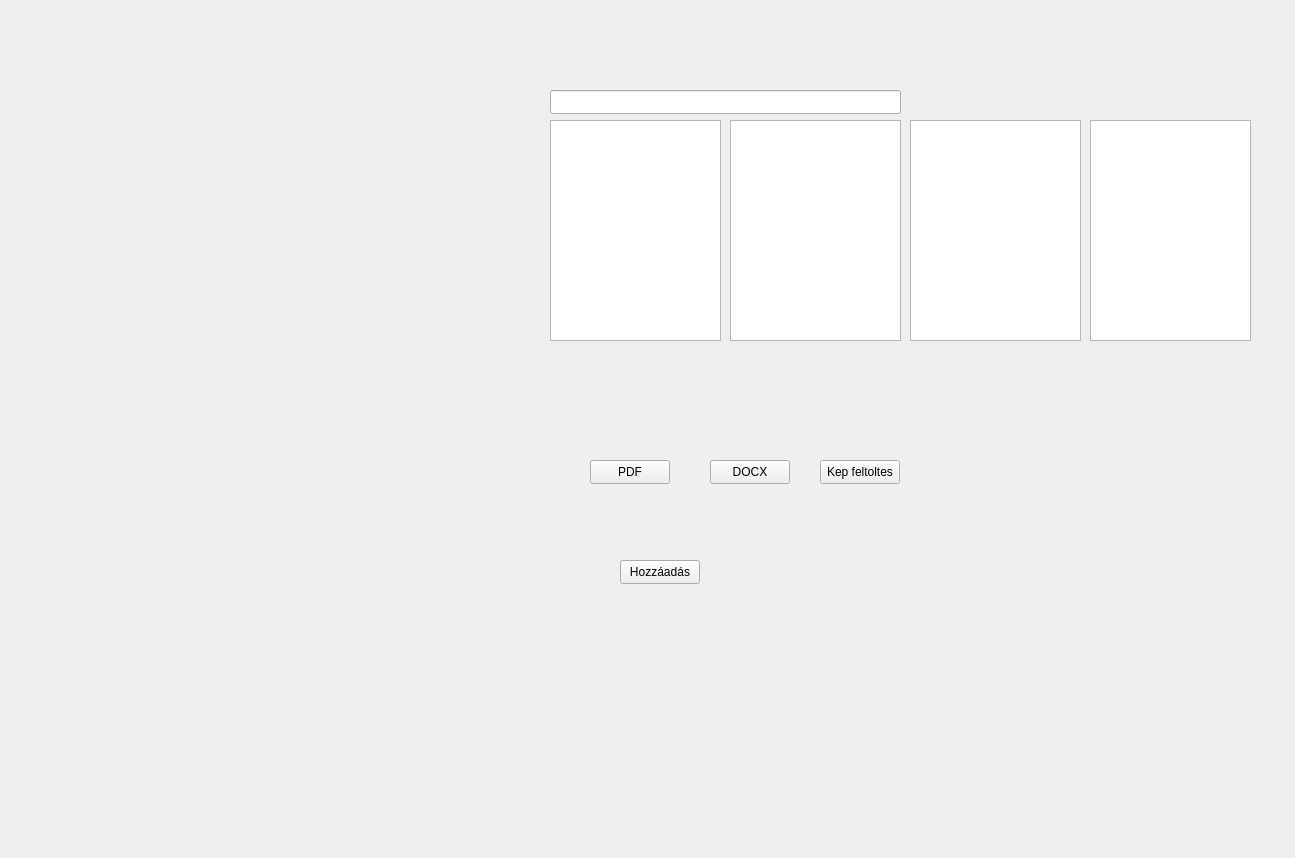
<?xml version="1.0" encoding="UTF-8"?>
<ui version="4.0">
 <class>MainWindow</class>
 <widget class="QMainWindow" name="MainWindow">
  <property name="geometry">
   <rect>
    <x>0</x>
    <y>0</y>
    <width>1295</width>
    <height>858</height>
   </rect>
  </property>
  <property name="windowTitle">
   <string>MainWindow</string>
  </property>
  <widget class="QWidget" name="centralwidget">
   <widget class="QTreeView" name="tree_view_1">
    <property name="geometry">
     <rect>
      <x>550</x>
      <y>120</y>
      <width>171</width>
      <height>221</height>
     </rect>
    </property>
   </widget>
   <widget class="QLineEdit" name="search_box">
    <property name="geometry">
     <rect>
      <x>550</x>
      <y>90</y>
      <width>351</width>
      <height>24</height>
     </rect>
    </property>
   </widget>
   <widget class="QTreeView" name="tree_view_2">
    <property name="geometry">
     <rect>
      <x>730</x>
      <y>120</y>
      <width>171</width>
      <height>221</height>
     </rect>
    </property>
   </widget>
   <widget class="QTreeView" name="tree_view_3">
    <property name="geometry">
     <rect>
      <x>910</x>
      <y>120</y>
      <width>171</width>
      <height>221</height>
     </rect>
    </property>
   </widget>
   <widget class="QTreeView" name="tree_view_4">
    <property name="geometry">
     <rect>
      <x>1090</x>
      <y>120</y>
      <width>161</width>
      <height>221</height>
     </rect>
    </property>
   </widget>
   <widget class="QPushButton" name="pushButton">
    <property name="geometry">
     <rect>
      <x>590</x>
      <y>460</y>
      <width>80</width>
      <height>24</height>
     </rect>
    </property>
    <property name="text">
     <string>PDF</string>
    </property>
   </widget>
   <widget class="QPushButton" name="pushButton_2">
    <property name="geometry">
     <rect>
      <x>710</x>
      <y>460</y>
      <width>80</width>
      <height>24</height>
     </rect>
    </property>
    <property name="text">
     <string>DOCX</string>
    </property>
   </widget>
   <widget class="QPushButton" name="pushButton_3">
    <property name="geometry">
     <rect>
      <x>820</x>
      <y>460</y>
      <width>80</width>
      <height>24</height>
     </rect>
    </property>
    <property name="text">
     <string>Kep feltoltes</string>
    </property>
   </widget>
   <widget class="QPushButton" name="pushButton_4">
    <property name="geometry">
     <rect>
      <x>620</x>
      <y>560</y>
      <width>80</width>
      <height>24</height>
     </rect>
    </property>
    <property name="text">
     <string>Hozzáadás</string>
    </property>
   </widget>
   <widget class="QLabel" name="img_label">
    <property name="geometry">
     <rect>
      <x>10</x>
      <y>10</y>
      <width>181</width>
      <height>171</height>
     </rect>
    </property>
    <property name="text">
     <string/>
    </property>
   </widget>
  </widget>
 </widget>
 <resources/>
 <connections/>
</ui>
